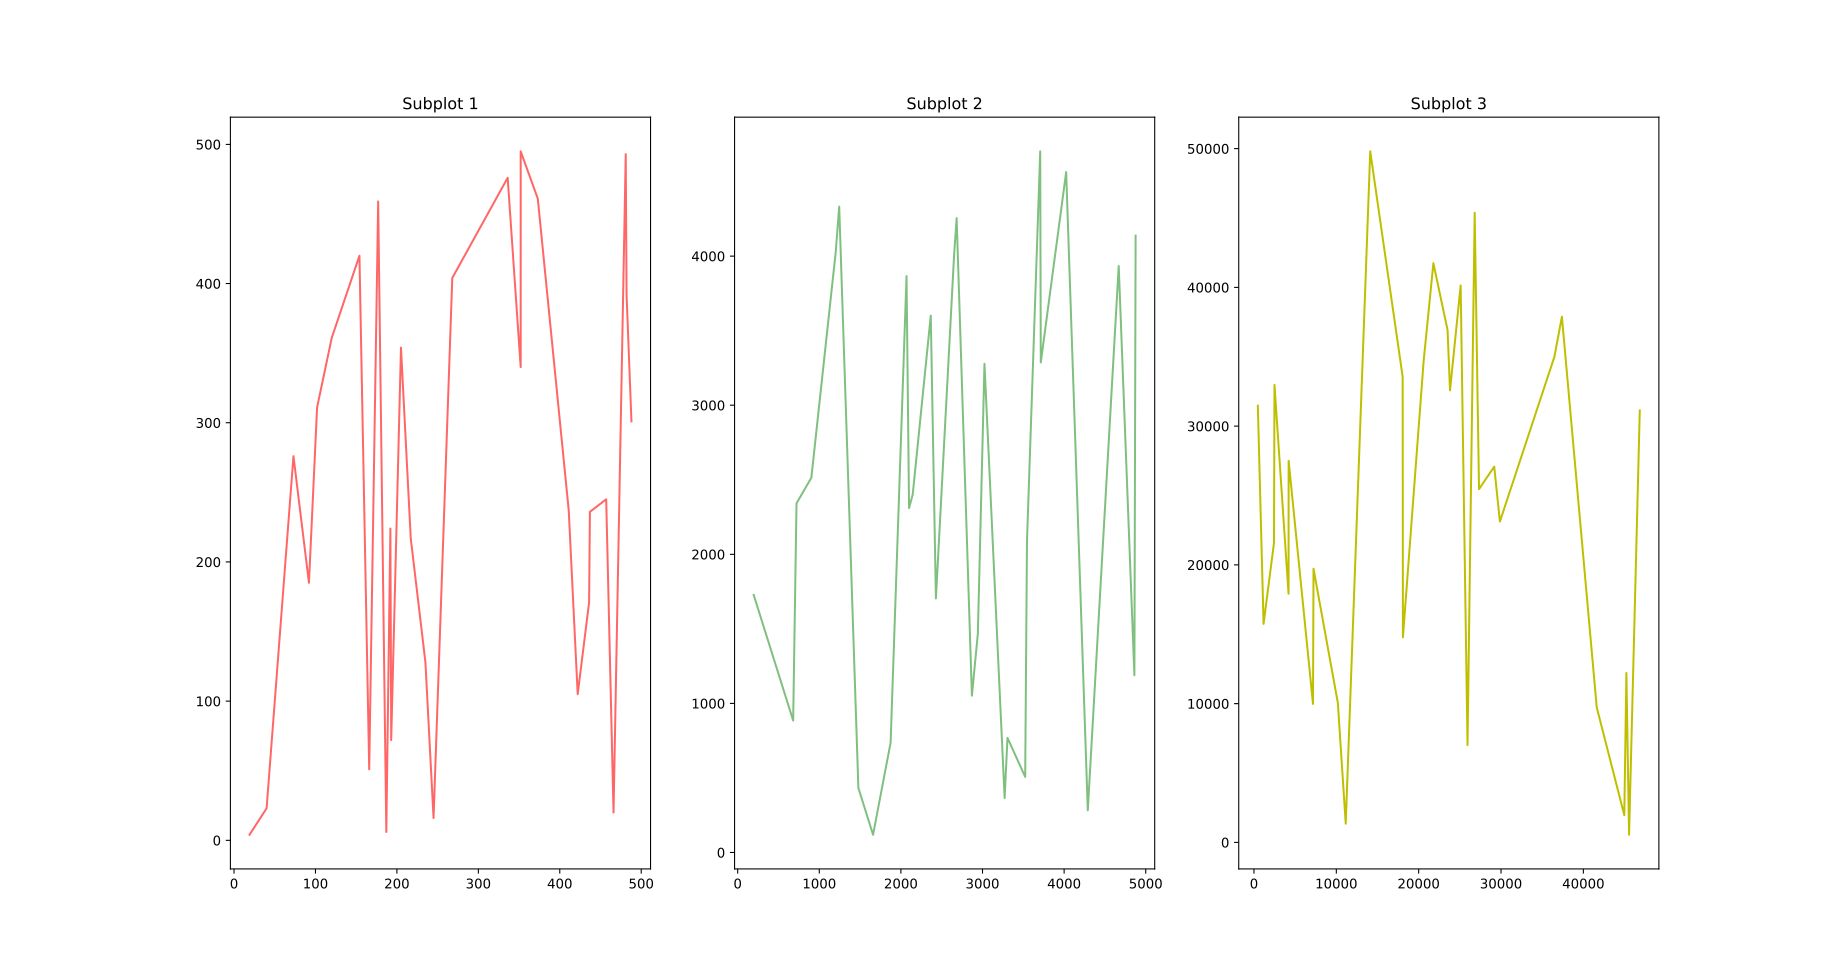

Generate this figure with Python:
# Date 19-06-2021

import matplotlib.pyplot as plt
import numpy as np


def x(max_value=9999, i=30):
    arr = np.random.randint(max_value, size=i)
    arr.sort()
    return arr


def y(max_value=9999, i=30): return np.random.randint(max_value, size=i)


plt.subplot(1, 3, 1)
plt.plot(x(500), y(500), color='r', alpha=.6)
plt.title('Subplot 1')
plt.subplot(1, 3, 2)
plt.plot(x(5000), y(5000), color='g', alpha=.5)
plt.title('Subplot 2')
plt.subplot(1, 3, 3)
plt.plot(x(50000), y(50000), color='y')
plt.title('Subplot 3')
plt.show()
